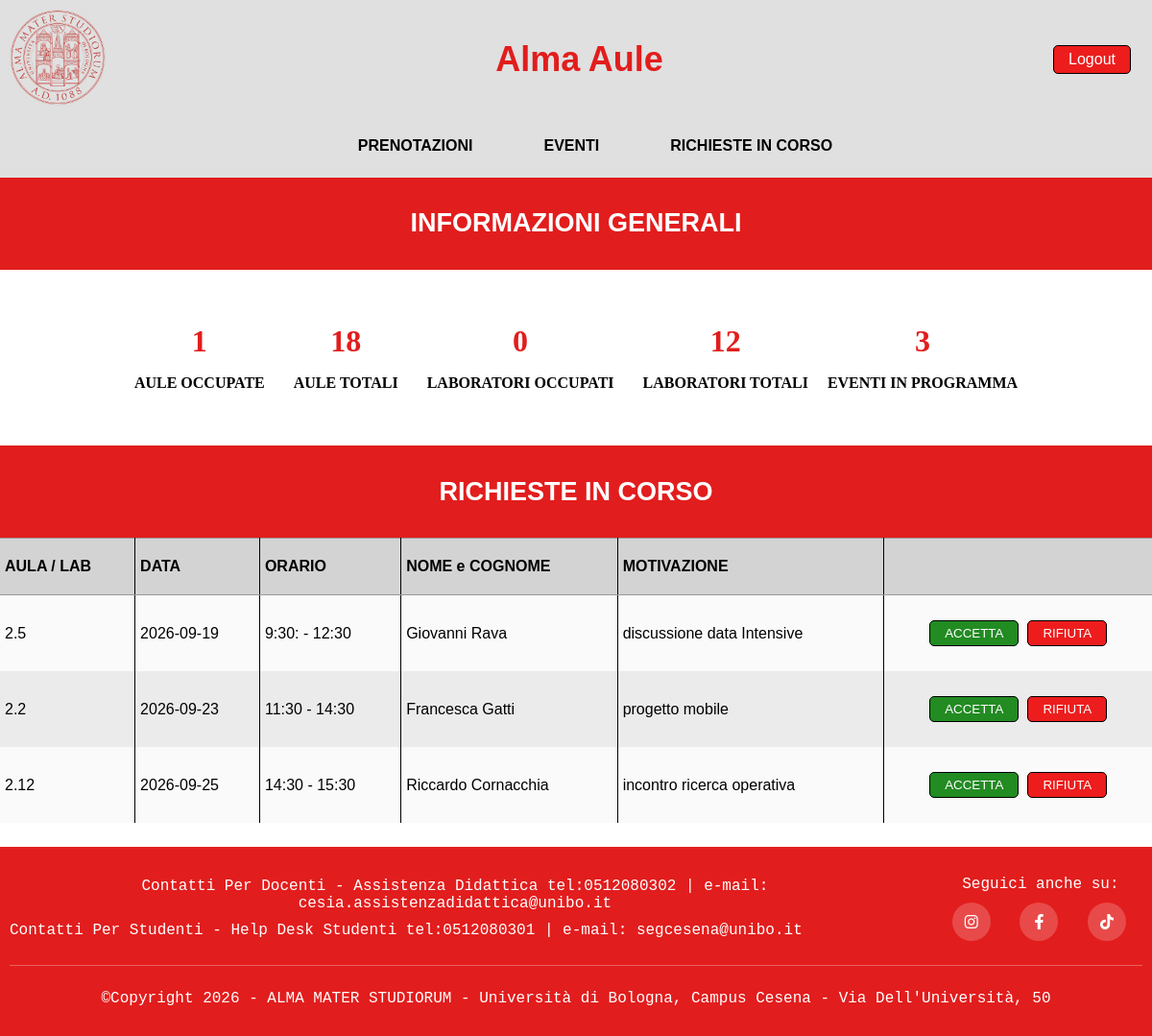
Page /paginaPrincipale_amministratore.php (signed in) on the committed database.
### tables this page shows
create table RICHIESTA_IN_CORSO (
     codiceRichiesta int auto_increment not null,
     nominativo char(20) not null,
     data date not null,
     oraInizio char(10) not null,
     durata int not null,
     motivazione char(100) not null,
     numeroLab char(5),
     numeroAula char(5),
     constraint ID_RICHIESTA_ID primary key (codiceRichiesta));

### richieste_admin.php (called while the page is built, shortened)
<?php
require_once("bootstrap.php");
$templateParams["header"] = "header_pagine.php";
$templateParams["richieste_in_corso"] = $dbh->getRichiesteInCorso();
require("template/richieste_admin_base.php");
?>

### paginaPrincipale_amministratore.php (called while the page is built)
<?php
require_once("bootstrap.php");
$templateParams["header"] = "header_pagine.php";
$templateParams["footer"] = "footer.php";
require("template/paginaPrincipale_amministratore_base.php")
?>

### db/database.php (called while the page is built, shortened)
<?php
class DatabaseHelper {
    private $db;
    public function __construct($servername, $username, $password, $dbname, $port){
        $this->db = new mysqli($servername, $username, $password, $dbname, $port);
    }
    public function getNumeroAuleOccupate() {
        $dataTest = '2026-09-22';
        $query= "SELECT COUNT(DISTINCT numeroAula) as conteggio FROM (
            SELECT numeroAula FROM LEZIONE
            WHERE data = ?
            AND CURRENT_TIME BETWEEN oraInizio AND ADDTIME(oraInizio, SEC_TO_TIME(durata * 60))
            UNION
            SELECT numeroAula FROM ESAME
            WHERE data = ?
            AND CURRENT_TIME BETWEEN oraInizio AND ADDTIME(oraInizio, SEC_TO_TIME(durata * 60))
            UNION
            SELECT numeroAula FROM EVENTO
            WHERE data = ?
            AND CURRENT_TIME BETWEEN oraInizio AND ADDTIME(oraInizio, SEC_TO_TIME(durata * 60))
            UNION
            SELECT numeroAula FROM LAUREA
            WHERE data = ?
            AND CURRENT_TIME BETWEEN oraInizio AND ADDTIME(oraInizio, SEC_TO_TIME(durata * 60))
        ) AS t WHERE numeroAula IS NOT NULL";
        $stmt = $this->db->prepare($query);
        $stmt->bind_param("ssss", $dataTest, $dataTest, $dataTest, $dataTest);
        $stmt->execute();
        $result = $stmt->get_result();
        return $result->fetch_assoc()["conteggio"];
    }
    public function getNumeroLabOccupati() {
        $dataTest = '2026-09-22';
        $query= "SELECT COUNT(DISTINCT numeroLab) as conteggio FROM (
            SELECT numeroLab FROM LEZIONE
            WHERE data = ?
            AND CURRENT_TIME BETWEEN oraInizio AND ADDTIME(oraInizio, SEC_TO_TIME(durata * 60))
            UNION
            SELECT numeroLab FROM ESAME
            WHERE data = ?
            AND CURRENT_TIME BETWEEN oraInizio AND ADDTIME(oraInizio, SEC_TO_TIME(durata * 60))
            UNION
            SELECT numeroLab FROM EVENTO
            WHERE data = ?
            AND CURRENT_TIME BETWEEN oraInizio AND ADDTIME(oraInizio, SEC_TO_TIME(durata * 60))
        ) AS t WHERE numeroLab IS NOT NULL";
        $stmt = $this->db->prepare($query);
        $stmt->bind_param("sss", $dataTest, $dataTest, $dataTest);
        $stmt->execute();
        $result = $stmt->get_result();
        return $result->fetch_assoc()["conteggio"];
    }
    public function getEventiInProgramma() {
    $dataTest = '2026-09-21';
    $query = "SELECT COUNT(*) as conteggio FROM EVENTO
              WHERE data > ?
              OR (data = ? AND oraInizio > CURRENT_TIME)";
    $stmt = $this->db->prepare($query);
    $stmt->bind_param("ss", $dataTest, $dataTest);
    $stmt->execute();
    $result = $stmt->get_result();
    return $result->fetch_assoc()["conteggio"];
    }
    public function getTotaleAule() {
        $query = "SELECT COUNT(*) as totale FROM AULA";
        $stmt = $this->db->prepare($query);
        $stmt->execute();
        return $stmt->get_result()->fetch_assoc()["totale"];
    }
    public function getTotaleLab() {
        $query = "SELECT COUNT(*) as totale FROM LABORATORIO";
        $stmt = $this->db->prepare($query);
        $stmt->execute();
        return $stmt->get_result()->fetch_assoc()["totale"];
    }
    public function getRichiesteInCorso() {
        $stmt = $this->db->prepare("SELECT codiceRichiesta, nominativo, data, oraInizio, durata, motivazione, numeroLab, numeroAula
                  FROM RICHIESTA_IN_CORSO
                  ORDER BY data ASC, oraInizio ASC");
        $stmt->execute();
        $result = $stmt->get_result();
        return $result->fetch_all(MYSQLI_ASSOC);
    }
}
?>

### bootstrap.php (called while the page is built, shortened)
<?php
require_once("db/database.php");
$dbh = new DatabaseHelper("127.0.0.1", "root", "", "Alma_aule_DB", 3306);
?>

### infoGenerali_amministratore.php (called while the page is built)
<?php
require_once("bootstrap.php");
$templateParams["auleOccupate"] = $dbh->getNumeroAuleOccupate();
$templateParams["labOccupati"] = $dbh->getNumeroLabOccupati();
$templateParams["eventiInCorso"] = $dbh->getEventiInProgramma();
$templateParams["totaleAule"] = $dbh->getTotaleAule();
$templateParams["totaleLab"] = $dbh->getTotaleLab();
require("template/infoGenerali_amministratore_base.php");
?>

### template/richieste_admin_base.php (the view, shortened to what this page needs)
<div class="red-bar">
    <div class="subtitle">
        <h2>RICHIESTE IN CORSO</h2>
    </div>
</div>
<main>
    <table class="table-richieste-admin">
        <thead>
            <tr>
                <th id="numero-aula-lab">AULA / LAB</th>
                <th id="data-richiesta">DATA</th>
                <th id="ora-richiesta">ORARIO</th>
                <th class="hide-mobile">NOME e COGNOME</th>
                <th class="hide-mobile">MOTIVAZIONE</th>
                <th></th>
            </tr>
        </thead>
        <tbody>
            <?php foreach($templateParams["richieste_in_corso"] as $richiesta): ?>
            <tr class="riga-principale">
                <td headers="numero-aula-lab">
                    <?php
                        if (!empty($richiesta["numeroAula"])) {
                            echo htmlspecialchars($richiesta["numeroAula"]);
                        } elseif (!empty($richiesta["numeroLab"])) {
                            echo htmlspecialchars($richiesta["numeroLab"]);
                        }
                    ?>
                </td>
                <td headers="data-richiesta"><?php echo htmlspecialchars($richiesta["data"]); ?></td>
                <td headers="ora-richiesta">
                    <?php
                        $oraInizio = $richiesta["oraInizio"];
                        $date = new DateTime($oraInizio);
                        $date->modify("+{$richiesta['durata']} minutes");
                        $oraFine = $date->format('H:i');
                        echo htmlspecialchars(substr($oraInizio, 0, 5)) . " - " . $oraFine;
                    ?>
                </td>
                <td class="hide-mobile"><?php echo htmlspecialchars($richiesta["nominativo"]); ?></td>
                <td class="hide-mobile"><?php echo htmlspecialchars($richiesta["motivazione"]); ?></td>
                <td class="colonna-azioni">
                    <div class="hide-mobile">
                        <button class="btn-accetta" data-id="<?php echo $richiesta["codiceRichiesta"]; ?>">ACCETTA</button>
                        <button class="btn-rifiuta" data-id="<?php echo $richiesta["codiceRichiesta"]; ?>">RIFIUTA</button>
                    </div>
                </td>
            </tr>
            <?php endforeach; ?>
        </tbody>
    </table>
</main>

### css/style.css (style rules this page uses)
body { display: flex; flex-direction: column; min-height: 100vh; margin: 0; }
main { flex-grow: 1; }
.logo, .title, .login, .logout-pc, .subtitle, .add-container, .spacer, .back-container, .menu-container { display: flex; align-items: center; }
.title, .subtitle { width: 50%; justify-content: center; font-size: 14px; }
.login a, .logout-pc a, .conferma-login, .button-annulla-prenotazione, .button-elimina-prenotazione, .button-elimina-evento, .button-modifica-evento, .btn-accetta, .btn-rifiuta { color: #ffffff; text-decoration: none; background-color: #ed1d1d; border-radius: 5px; padding: 5px 15px; font-family: 'Lucida Sans', sans-serif; border: 1px solid #000; margin: 6px 2px; }
.btn-accetta { background-color: #228B22; }
table { width: 100%; font-family: 'Lucida Sans', sans-serif; border-spacing: 0; border-collapse: collapse; min-width: auto; margin-bottom: 25px; }
.table-prenotazioni-studente td:nth-child(-n+4):not(:last-child), .table-prenotazioni-studente th:nth-child(-n+4):not(:last-child), .table-prenotazioni-admin td:nth-child(-n+6):not(:last-child), .table-prenotazioni-admin th:nth-child(-n+6):not(:last-child), .table-eventi-admin td:nth-child(-n+4):not(:last-child), .table-eventi-admin th:nth-child(-n+4):not(:last-child), .table-cerca td:nth-child(-n+3):not(:last-child), .table-cerca th:nth-child(-n+3):not(:last-child), .table-richieste-admin td:nth-child(-n+6):not(:last-child), .table-richieste-admin th:nth-child(-n+6):not(:last-child) { border-right: 1px solid #000; }
table tr:nth-child(even) { background-color: #ebebeb; }
table tr:nth-child(odd) { background-color: #fafafa; }
table tr th { background-color: #d3d3d3; color: black; text-align: left; padding: 20px 5px; border-bottom: 1px solid #999; border-top: 1px solid #999; }
table tr td { color: black; text-align: left; padding: 20px 5px; }
.red-bar { background-color: #e21d1d; display: flex; width: 100%; align-items: center; padding: 10px 0; }
.subtitle { color: #ffffff; font-family: 'Lucida Sans', sans-serif; text-align: center; }
.hide-mobile { display: none; }
.colonna-azioni { vertical-align: middle; }
@media screen and (min-width: 768px) { .title, .subtitle { font-size: 18px; } }
@media screen and (min-width: 768px) { .hide-mobile { display: table-cell; } }
@media screen and (min-width: 768px) { .colonna-azioni .hide-mobile { display: flex; justify-content: center; gap: 5px; } }

### rows in the picture
richiesta_in_corso: numeroAula "2.5", data "2026-09-19", oraInizio "9:30:", oraFine "12:30", nominativo "Giovanni Rava", motivazione "discussione data Intensive"
richiesta_in_corso: numeroLab "2.2", data "2026-09-23", oraInizio "11:30", oraFine "14:30", nominativo "Francesca Gatti", motivazione "progetto mobile"
richiesta_in_corso: numeroAula "2.12", data "2026-09-25", oraInizio "14:30", oraFine "15:30", nominativo "Riccardo Cornacchia", motivazione "incontro ricerca operativa"

### other values in the picture
$templateParams["auleOccupate"] "1"
$templateParams["totaleAule"] "18"
$templateParams["labOccupati"] "0"
$templateParams["totaleLab"] "12"
$templateParams["eventiInCorso"] "3"
